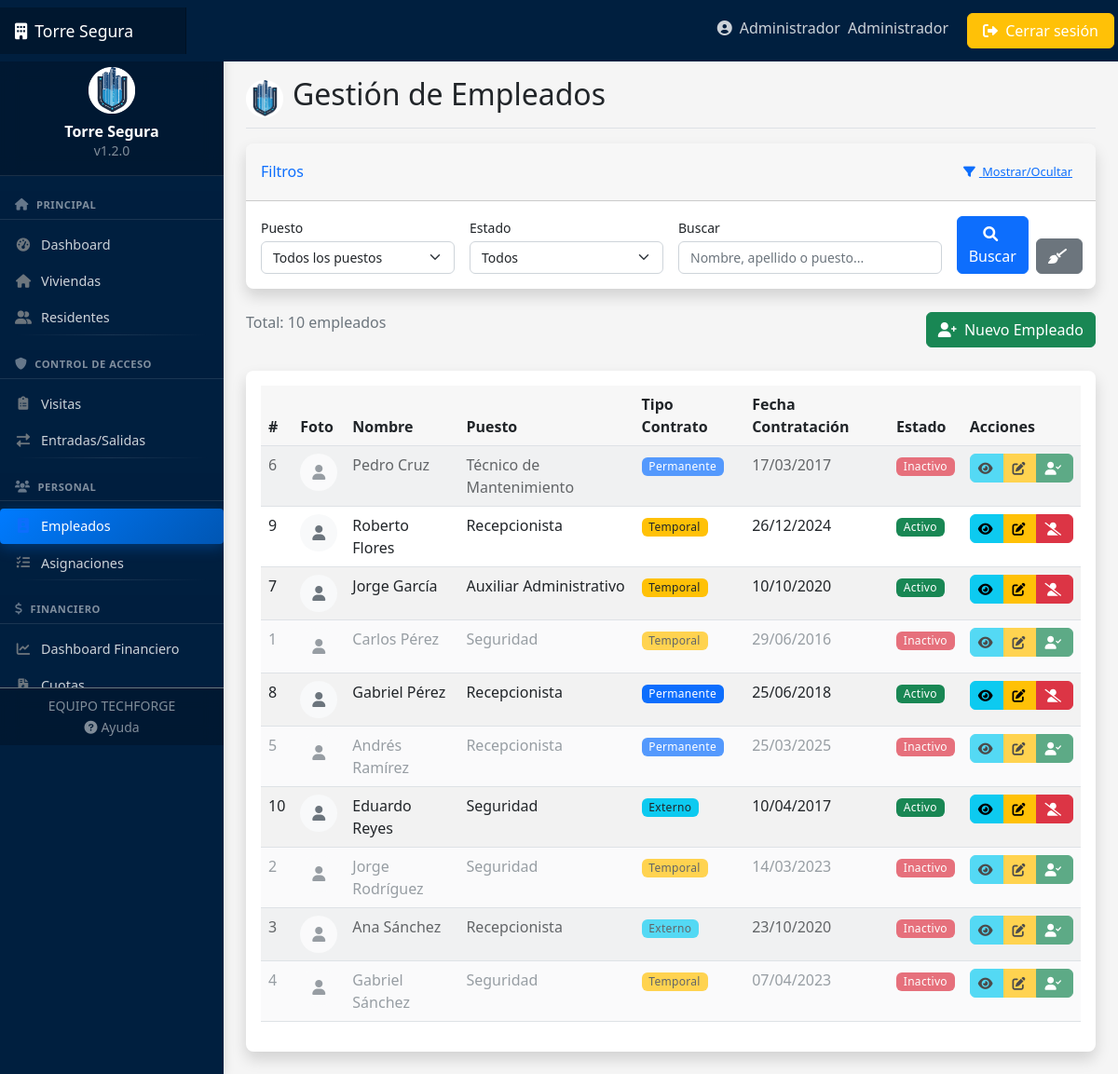
/personal/empleados/ (signed in), run on the app's committed database.
### usuarios/models.py (models this page shows, shortened)
class Usuario(AbstractUser):
    TIPOS_DOCUMENTO = [
        ('DNI', 'DNI'),
        ('PASAPORTE', 'Pasaporte'),
        ('CEDULA', 'Cédula'),
    ]
    rol = models.ForeignKey(Rol, on_delete=models.SET_NULL, null=True, related_name='usuarios')
    telefono = models.CharField(max_length=15, blank=True)
    tipo_documento = models.CharField(max_length=10, choices=TIPOS_DOCUMENTO, default='DNI')
    numero_documento = models.CharField(max_length=20, blank=True)
    foto = models.ImageField(upload_to='usuarios/', blank=True, null=True)
    email_confirmado = models.BooleanField(default=False)

class Rol(models.Model):
    nombre = models.CharField(max_length=50)
    descripcion = models.TextField(blank=True)
    def __str__(self):
        return self.nombre

### personal/models.py (models this page shows, shortened)
class Empleado(models.Model):
    TIPOS_CONTRATO = [
        ('PERMANENTE', 'Permanente'),
        ('TEMPORAL', 'Temporal'),
        ('EXTERNO', 'Proveedor Externo'),
    ]
    usuario = models.OneToOneField(Usuario, on_delete=models.CASCADE, related_name='empleado')
    puesto = models.ForeignKey(Puesto, on_delete=models.PROTECT, related_name='empleados')
    fecha_contratacion = models.DateField()
    tipo_contrato = models.CharField(max_length=15, choices=TIPOS_CONTRATO, default='PERMANENTE')
    salario = models.DecimalField(max_digits=10, decimal_places=2, blank=True, null=True)
    contacto_emergencia = models.CharField(max_length=150, blank=True)
    telefono_emergencia = models.CharField(max_length=15, blank=True)
    especialidad = models.CharField(max_length=100, blank=True)
    activo = models.BooleanField(default=True)
    fecha_creacion = models.DateTimeField(auto_now_add=True, null=True, blank=True)
    fecha_modificacion = models.DateTimeField(auto_now=True, null=True, blank=True)
    creado_por = models.ForeignKey(
        Usuario,
        on_delete=models.SET_NULL,
        null=True,
        blank=True,
        related_name='empleados_creados'
    )
    class Meta:
        verbose_name = "Empleado"
        verbose_name_plural = "Empleados"
        ordering = ['usuario__last_name', 'usuario__first_name']
        constraints = [
            models.CheckConstraint(
                check=models.Q(salario__gte=0) | models.Q(salario__isnull=True),
                name='empleado_salario_no_negativo'
            ),
        ]

class Puesto(models.Model):
    nombre = models.CharField(max_length=100, unique=True)
    descripcion = models.TextField(blank=True)
    requiere_especializacion = models.BooleanField(default=False)
    activo = models.BooleanField(default=True, help_text="Indica si el puesto está disponible para asignar")
    fecha_creacion = models.DateTimeField(auto_now_add=True, null=True, blank=True)
    fecha_modificacion = models.DateTimeField(auto_now=True, null=True, blank=True)
    class Meta:
        verbose_name = "Puesto"
        verbose_name_plural = "Puestos"
        ordering = ['nombre']
        constraints = [
            models.CheckConstraint(
                check=models.Q(nombre__isnull=False),
                name='puesto_nombre_not_null'
            ),
        ]

### personal/views.py (the view)
# urls.py: path('empleados/', views.EmpleadoListView.as_view(), name='empleado-list'),
class EmpleadoListView(LoginRequiredMixin, ListView):
    model = Empleado
    template_name = 'personal/empleado_list.html'
    context_object_name = 'empleados'
    def get_queryset(self):
        queryset = super().get_queryset().select_related('usuario', 'puesto')
        puesto_id = self.request.GET.get('puesto')
        if puesto_id:
            try:
                queryset = queryset.filter(puesto_id=int(puesto_id))
            except (ValueError, TypeError):
                pass
        estado = self.request.GET.get('estado')
        if estado:
            activo = estado == 'activo'
            queryset = queryset.filter(activo=activo)
        query = self.request.GET.get('q')
        if query:
            queryset = queryset.filter(
                Q(usuario__first_name__icontains=query) |
                Q(usuario__last_name__icontains=query) |
                Q(puesto__nombre__icontains=query)
            )
        return queryset
    def get_context_data(self, **kwargs):
        context = super().get_context_data(**kwargs)
        context['puestos'] = Puesto.objects.all()
        context['filtro_puesto'] = self.request.GET.get('puesto', '')
        context['filtro_estado'] = self.request.GET.get('estado', '')
        context['query'] = self.request.GET.get('q', '')
        return context

### templates/personal/empleado_list.html (shortened to what this page needs)
{% extends 'base.html' %}
{% load static %}
{% block header %}Gestión de Empleados{% endblock %}
{% block content %}
<div class="card shadow mb-4">
    <div class="card-header py-3 d-flex justify-content-between align-items-center">
        <h6 class="m-0 font-weight-bold text-primary">Filtros</h6>
        <button class="btn btn-sm btn-link" type="button" data-bs-toggle="collapse" data-bs-target="#collapseFilters" aria-expanded="false" aria-controls="collapseFilters">
            <i class="fas fa-filter"></i> Mostrar/Ocultar
        </button>
    </div>
    <div class="collapse show" id="collapseFilters">
        <div class="card-body">
            <form method="get" id="filtroForm" class="row g-3">
                <div class="col-md-3">
                    <label for="puesto" class="form-label">Puesto</label>
                    <select name="puesto" id="puesto" class="form-select">
                        <option value="">Todos los puestos</option>
                    </select>
                </div>
                <div class="col-md-3">
                    <label for="estado" class="form-label">Estado</label>
                    <select name="estado" id="estado" class="form-select">
                        <option value="">Todos</option>
                    </select>
                </div>
                <div class="col-md-4">
                    <label for="q" class="form-label">Buscar</label>
                    <input type="text" class="form-control" name="q" id="q" value="{{ query }}" placeholder="Nombre, apellido o puesto...">
                </div>
                <div class="col-md-2 d-flex align-items-end">
                    <button type="submit" class="btn btn-primary me-2">
                        <i class="fas fa-search"></i> Buscar
                    </button>
                    <a href="{% url 'empleado-list' %}" class="btn btn-secondary">
                        <i class="fas fa-broom"></i>
                    </a>
                </div>
            </form>
        </div>
    </div>
</div>
<div class="mb-4 d-flex justify-content-between align-items-center">
    <p class="text-muted">Total: {{ empleados.count }} empleados</p>
    <a href="{% url 'empleado-create' %}" class="btn btn-success">
        <i class="fas fa-user-plus"></i> Nuevo Empleado
    </a>
</div>
<div class="card shadow">
    <div class="card-body">
        <div class="table-responsive">
            <table class="table table-striped table-hover">
                <thead>
                    <tr>
                        <th>#</th>
                        <th>Foto</th>
                        <th>Nombre</th>
                        <th>Puesto</th>
                        <th>Tipo Contrato</th>
                        <th>Fecha Contratación</th>
                        <th>Estado</th>
                        <th>Acciones</th>
                    </tr>
                </thead>
                <tbody>
                    {% for empleado in empleados %}
                    <tr class="{% if not empleado.activo %}empleado-inactivo{% endif %}">
                        <td>{{ empleado.id }}</td>
                        <td>
                            {% if empleado.usuario.foto %}
                                <img src="{{ empleado.usuario.foto.url }}" alt="{{ empleado.usuario }}" class="rounded-circle" style="width: 40px; height: 40px; object-fit: cover;">
                            {% else %}
                                <div class="bg-light rounded-circle d-inline-flex align-items-center justify-content-center" style="width: 40px; height: 40px;">
                                    <i class="fas fa-user text-secondary"></i>
                                </div>
                            {% endif %}
                        </td>
                        <td>{{ empleado.usuario.first_name }} {{ empleado.usuario.last_name }}</td>
                        <td>{{ empleado.puesto.nombre }}</td>
                        <td>
                            {% if empleado.tipo_contrato == 'PERMANENTE' %}
                                <span class="badge bg-primary">Permanente</span>
                            {% elif empleado.tipo_contrato == 'TEMPORAL' %}
                                <span class="badge bg-warning text-dark">Temporal</span>
                            {% else %}
                                <span class="badge bg-info text-dark">Externo</span>
                            {% endif %}
                        </td>
                        <td>{{ empleado.fecha_contratacion|date:"d/m/Y" }}</td>
                        <td>
                            {% if empleado.activo %}
                                <span class="badge bg-success">Activo</span>
                            {% else %}
                                <span class="badge bg-danger">Inactivo</span>
                            {% endif %}
                        </td>
                        <td>
                            <div class="btn-group btn-group-sm">
                                <a href="{% url 'empleado-detail' empleado.id %}" class="btn btn-info" title="Ver detalles">
                                    <i class="fas fa-eye"></i>
                                </a>
                                <a href="{% url 'empleado-update' empleado.id %}" class="btn btn-warning" title="Editar">
                                    <i class="fas fa-edit"></i>
                                </a>
                                <a href="{% url 'empleado-change-state' empleado.id %}" class="btn {% if empleado.activo %}btn-danger{% else %}btn-success{% endif %}" title="{% if empleado.activo %}Desactivar{% else %}Activar{% endif %}">
                                    <i class="fas {% if empleado.activo %}fa-user-slash{% else %}fa-user-check{% endif %}"></i>
                                </a>
                            </div>
                        </td>
                    </tr>
                    {% empty %}
                    <tr>
                        <td colspan="8" class="text-center">No hay empleados registrados</td>
                    </tr>
                    {% endfor %}
                </tbody>
            </table>
        </div>
    </div>
</div>
{% endblock %}

### templates/navbar.html (shortened to what this page needs)
<header class="navbar navbar-dark sticky-top" style="background-color: #001f3f; flex-md-nowrap; p-0; shadow">
    <a class="navbar-brand col-md-3 col-lg-2 me-0 px-3 d-flex align-items-center" href="{% url 'dashboard' %}">
        <span class="d-none d-md-inline"><i class="fas fa-building me-2"></i></span>
        Torre Segura
    </a>
    <div class="navbar-nav ms-auto">
        <div class="nav-item text-nowrap d-none d-md-flex">
            <a class="nav-link p-2 mx-2" href="{% url 'perfil' %}">
                <i class="fas fa-user-circle"></i>
                <span class="ms-1 d-none d-lg-inline">{{ user.first_name|default:user.username }}</span>
                <span class="ms-1 d-none d-lg-inline">{{ user.rol|default:user.rol }}</span>
            </a>
            <a class="btn btn-warning text-white px-3 m-1" href="{% url 'logout' %}">
                <i class="fas fa-sign-out-alt"></i>
                <span class="d-none d-lg-inline">Cerrar sesión</span>
            </a>
        </div>
    </div>
</header>

### static/css/style.css (style rules this page uses)
:root { --primary-color: #0d6efd; --secondary-color: #6c757d; --success-color: #198754; --danger-color: #dc3545; --warning-color: #ffc107; --info-color: #0dcaf0; --light-color: #f8f9fa; --dark-color: #212529; --sidebar-width: 240px; --navbar-height: 56px; }
body { font-family: 'Segoe UI', Tahoma, Geneva, Verdana, sans-serif; background-color: #f5f5f5; }
.navbar-brand { padding-top: .75rem; padding-bottom: .75rem; font-size: 1.1rem; background-color: rgba(0, 0, 0, .25); box-shadow: inset -1px 0 0 rgba(0, 0, 0, .25); }
.navbar-dark .navbar-nav .nav-link { color: rgba(255, 255, 255, .8); }
.card { margin-bottom: 1.5rem; border: none; box-shadow: 0 0.125rem 0.25rem rgba(0, 0, 0, 0.075); transition: all 0.3s ease; border-radius: 0.5rem; }
.card-header { border-top-left-radius: 0.5rem !important; border-top-right-radius: 0.5rem !important; background-color: rgba(0, 0, 0, 0.03); }
.badge { font-weight: 500; padding: .5em .7em; }
.table > :not(:last-child) > :last-child > * { border-bottom-color: inherit; }
.table th { font-weight: 600; background-color: rgba(0, 0, 0, 0.03); }
.usuario-inactivo, .residente-inactivo, .residente-inactivo-vivienda, .empleado-inactivo { opacity: 0.7; background-color: #f8f9fa !important; }
.usuario-inactivo td, .residente-inactivo td, .residente-inactivo-vivienda td, .empleado-inactivo td { color: #6c757d; }
.btn { font-weight: 500; border-radius: 0.375rem; }
.btn i { margin-right: 0.25rem; }
.btn-sm { font-size: 0.8rem; border-radius: 0.25rem; }

### static/css/responsive.css (style rules this page uses)
.table-responsive { overflow-x: auto; -webkit-overflow-scrolling: touch; }
.badge { font-weight: 500; padding: 0.35em 0.65em; letter-spacing: 0.025em; }
.form-control, .form-select { font-size: 0.875rem; height: calc(1.5em + 0.75rem + 2px); }
label.form-label { font-weight: 500; margin-bottom: 0.25rem; font-size: 0.875rem; }
.btn, .card, .nav-link, .form-control, .form-select { transition: all 0.2s ease; }

### static/css/sidebar.css (style rules this page uses)
@media (min-width: 768px) { .collapse { display: block !important; } }

### data on the page
Usuario: first_name "Administrador", rol "Administrador"
Empleado: id "6", usuario.first_name "Pedro", usuario.last_name "Cruz", puesto.nombre "Técnico de Mantenimiento", tipo_contrato "Permanente", fecha_contratacion "17/03/2017", activo "Inactivo"
Empleado: id "9", usuario.first_name "Roberto", usuario.last_name "Flores", puesto.nombre "Recepcionista", tipo_contrato "Temporal", fecha_contratacion "26/12/2024", activo "Activo"
Empleado: id "7", usuario.first_name "Jorge", usuario.last_name "García", puesto.nombre "Auxiliar Administrativo", tipo_contrato "Temporal", fecha_contratacion "10/10/2020", activo "Activo"
Empleado: id "1", usuario.first_name "Carlos", usuario.last_name "Pérez", puesto.nombre "Seguridad", tipo_contrato "Temporal", fecha_contratacion "29/06/2016", activo "Inactivo"
Empleado: id "8", usuario.first_name "Gabriel", usuario.last_name "Pérez", puesto.nombre "Recepcionista", tipo_contrato "Permanente", fecha_contratacion "25/06/2018", activo "Activo"
Empleado: id "5", usuario.first_name "Andrés", usuario.last_name "Ramírez", puesto.nombre "Recepcionista", tipo_contrato "Permanente", fecha_contratacion "25/03/2025", activo "Inactivo"
Empleado: id "10", usuario.first_name "Eduardo", usuario.last_name "Reyes", puesto.nombre "Seguridad", tipo_contrato "Externo", fecha_contratacion "10/04/2017", activo "Activo"
Empleado: id "2", usuario.first_name "Jorge", usuario.last_name "Rodríguez", puesto.nombre "Seguridad", tipo_contrato "Temporal", fecha_contratacion "14/03/2023", activo "Inactivo"
Empleado: id "3", usuario.first_name "Ana", usuario.last_name "Sánchez", puesto.nombre "Recepcionista", tipo_contrato "Externo", fecha_contratacion "23/10/2020", activo "Inactivo"
Empleado: id "4", usuario.first_name "Gabriel", usuario.last_name "Sánchez", puesto.nombre "Seguridad", tipo_contrato "Temporal", fecha_contratacion "07/04/2023", activo "Inactivo"

### other printed values
{{ empleados.count }} "10"
